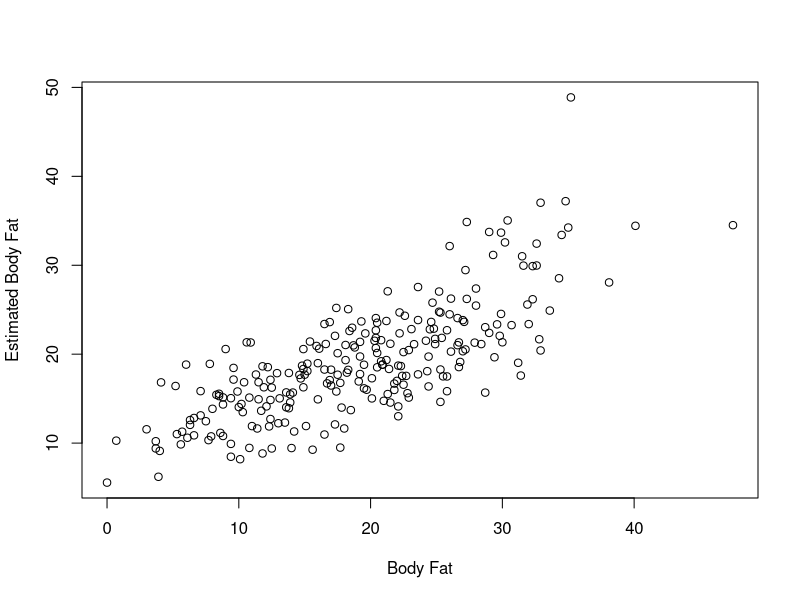

R code for this plot:
bodyfat <- read.csv("Data/bodyfat.csv")
names(bodyfat)

fit <- lm(BodyFat ~ Age + Weight + Chest + Wrist + BMI, data=bodyfat)
summary(fit)
coef(fit)

pdf("images/chapter_regression/fitbodyfat.pdf", width=6, height=4)
plot(bodyfat$BodyFat, fit$fitted.values, xlab="Body Fat",
     ylab="Estimated Body Fat")
dev.off()

print(fit)
